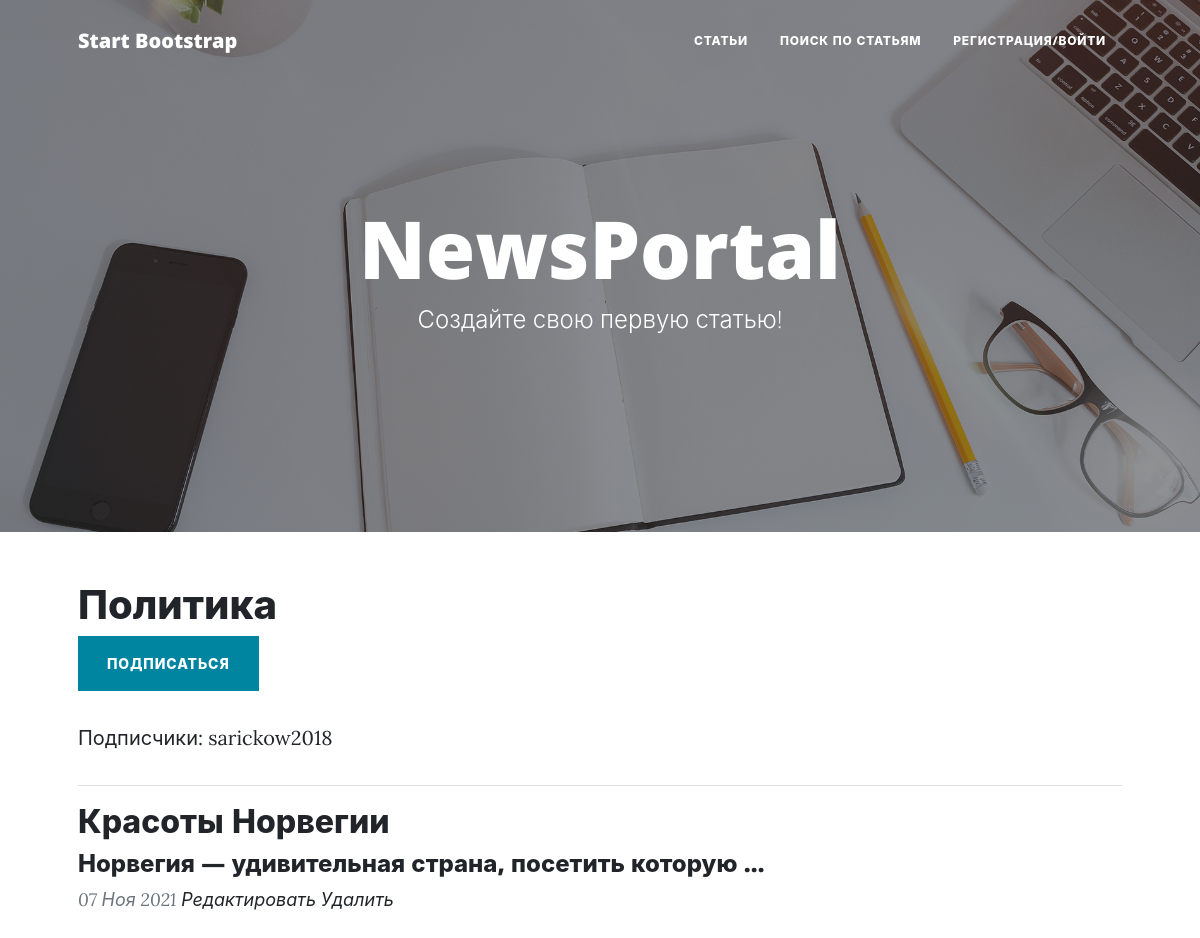
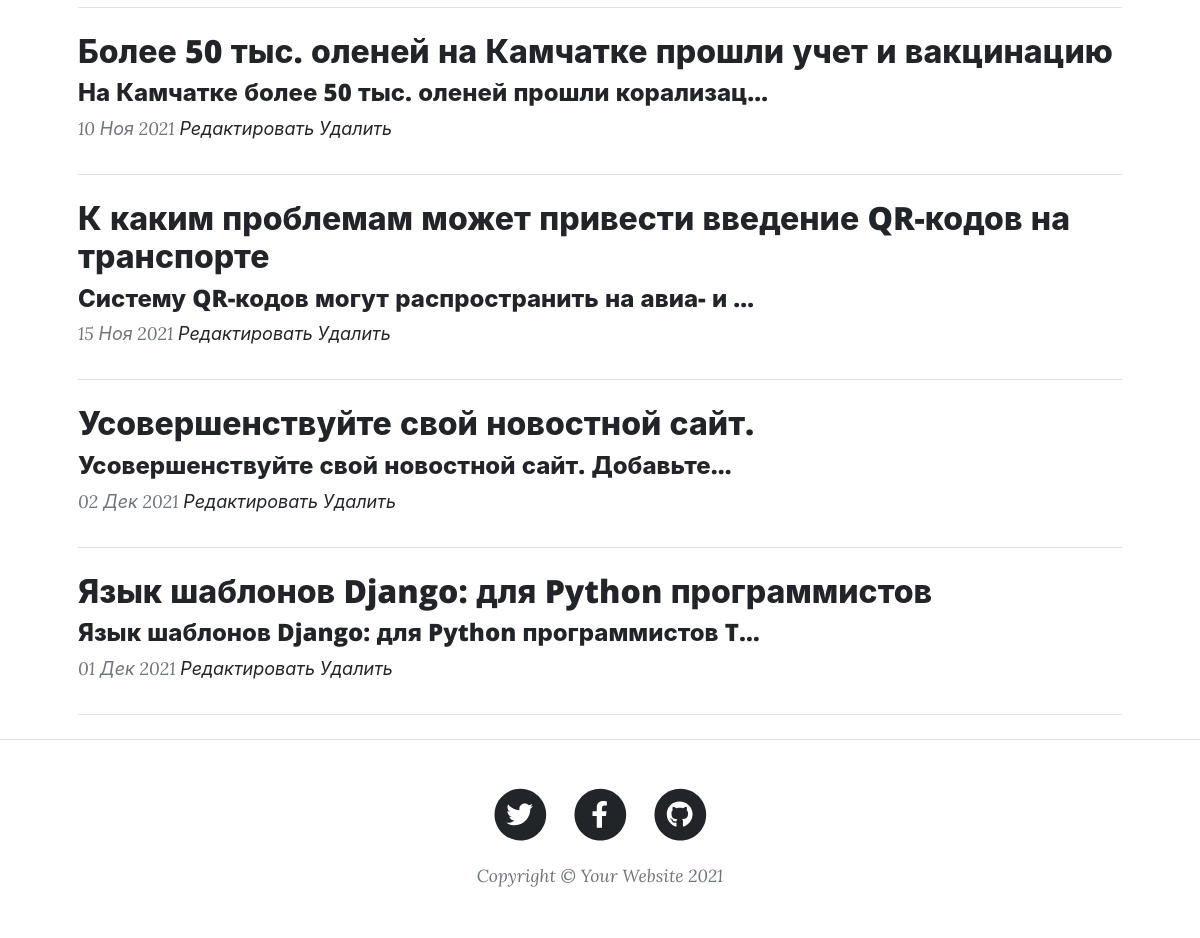
The page /news/category/2/ on the database its author committed (2 pictures, top to bottom).
### news/models.py (models this page shows, shortened)
class Category (models.Model):
    name = models.CharField(max_length = 255, unique = True)
    subscribers = models.ManyToManyField(User, verbose_name='Подписчики')

class Post (models.Model):
    news = "Н"
    article = "С"
    TYPE= [
        (news, 'Новость'),
        (article, 'Статья'),
    ]
    author = models.ForeignKey('Author', on_delete = models.CASCADE, verbose_name='Автор')
    type = models.CharField(max_length = 1, choices = TYPE, default = news, verbose_name='Тип')
    date = models.DateTimeField(verbose_name='Дата')
    category = models.ManyToManyField(Category, through = 'PostCategory', verbose_name='Категория')
    title = models.CharField(max_length = 255, verbose_name='Название')
    text = models.TextField(blank = True, verbose_name='Текст')
    rating = models.IntegerField(default = 0, verbose_name='Рейтинг')

### news/views.py (the view)
# urls.py: path('category/<int:pk>/', CategoryView.as_view(), name="category_detail"),
class CategoryView(DetailView):
    model = Category
    template_name = 'category_detail.html'
    context_object_name = 'category'

### templates/category_detail.html (shortened to what this page needs)
{% extends 'flatpages/default.html' %}
{% block content %}
    <h1>{{ category.name }}</h1>
    <a class="btn btn-primary text-uppercase" href="{% url 'category_subscribe' category.pk %}">Подписаться</a>
    <p class="post-meta">Подписчики: {{ category.subscribers.all|join:', ' }}<p>
    <hr>
    {% for news in category.post_set.all %}
    <div class="post-preview">
        <a href="post.html">
            <h2 class="post-title"><a href="{% url 'news_detail' news.pk %}">{{ news.title }}</a></h2>
            <h4 class="post-subtitle">{{ news.text|truncatechars:50 }}</h4>
        </a>
        <p class="post-meta"><i>{{ news.date|date:'d M Y' }}</i>
            <a href="{% url 'news_edit' news.pk %}">Редактировать</a>
            <a href="{% url 'news_delete' news.pk %}">Удалить</a>
        </p>
    </div>
    <hr class="my-4" />
    {% endfor %}
{% endblock content %}

### rows shown on the page
Category: name "Политика", subscribers.all "sarickow2018"
Post: title "Красоты Норвегии", text "Норвегия — удивительная страна, посетить которую …", date "07 Ноя 2021"
Post: title "Более 50 тыс. оленей на Камчатке прошли учет и вакцинацию", text "На Камчатке более 50 тыс. оленей прошли корализац…", date "10 Ноя 2021"
Post: title "К каким проблемам может привести введение QR-кодов на транспорте", text "Систему QR-кодов могут распространить на авиа- и …", date "15 Ноя 2021"
Post: title "Усовершенствуйте свой новостной сайт.", text "Усовершенствуйте свой новостной сайт. Добавьте…", date "02 Дек 2021"
Post: title "Язык шаблонов Django: для Python программистов", text "Язык шаблонов Django: для Python программистов T…", date "01 Дек 2021"
